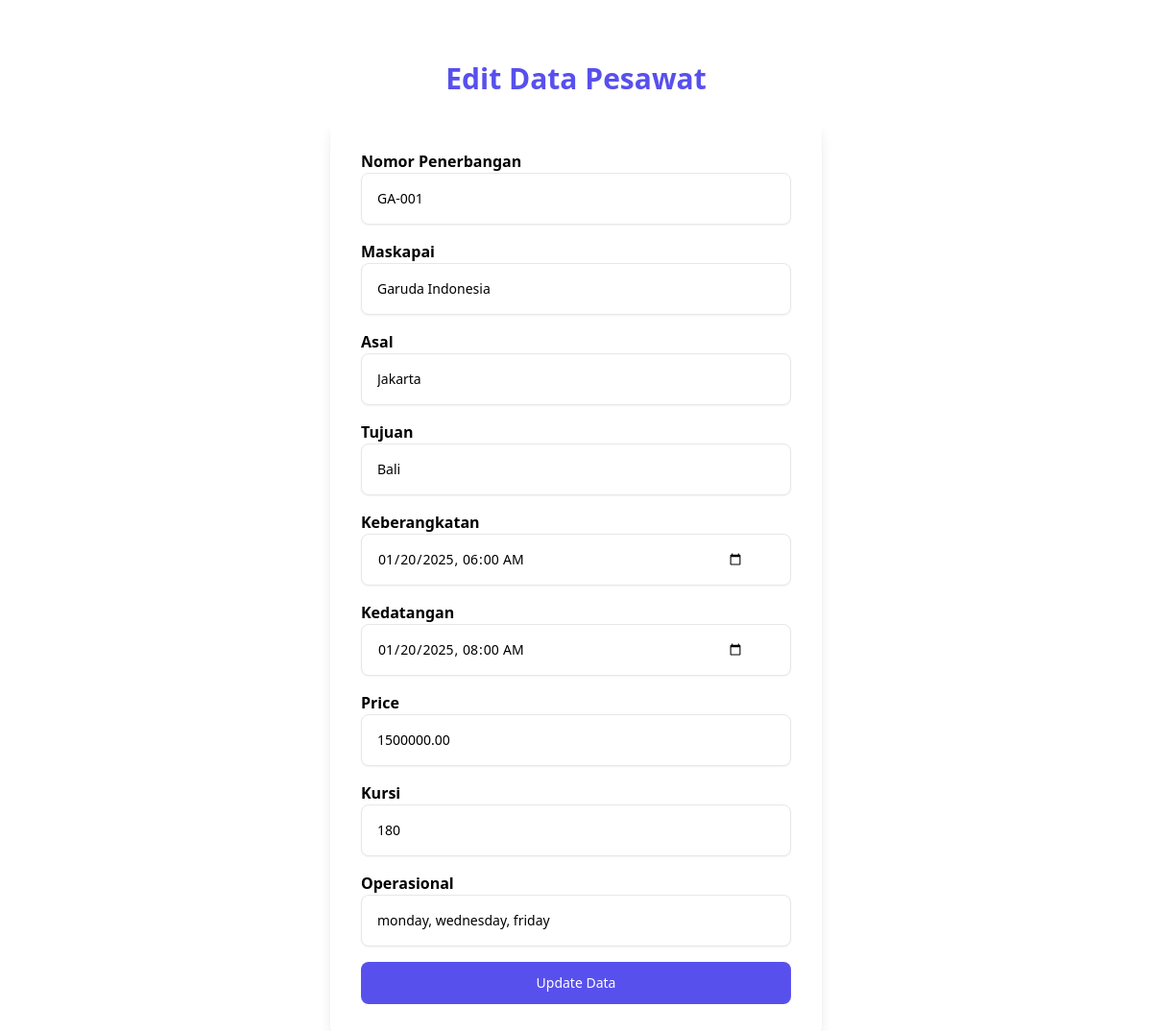
/src/views/admin/pesawat/edit.php?id=1 (signed in), run on an earlier commit of the app's database.
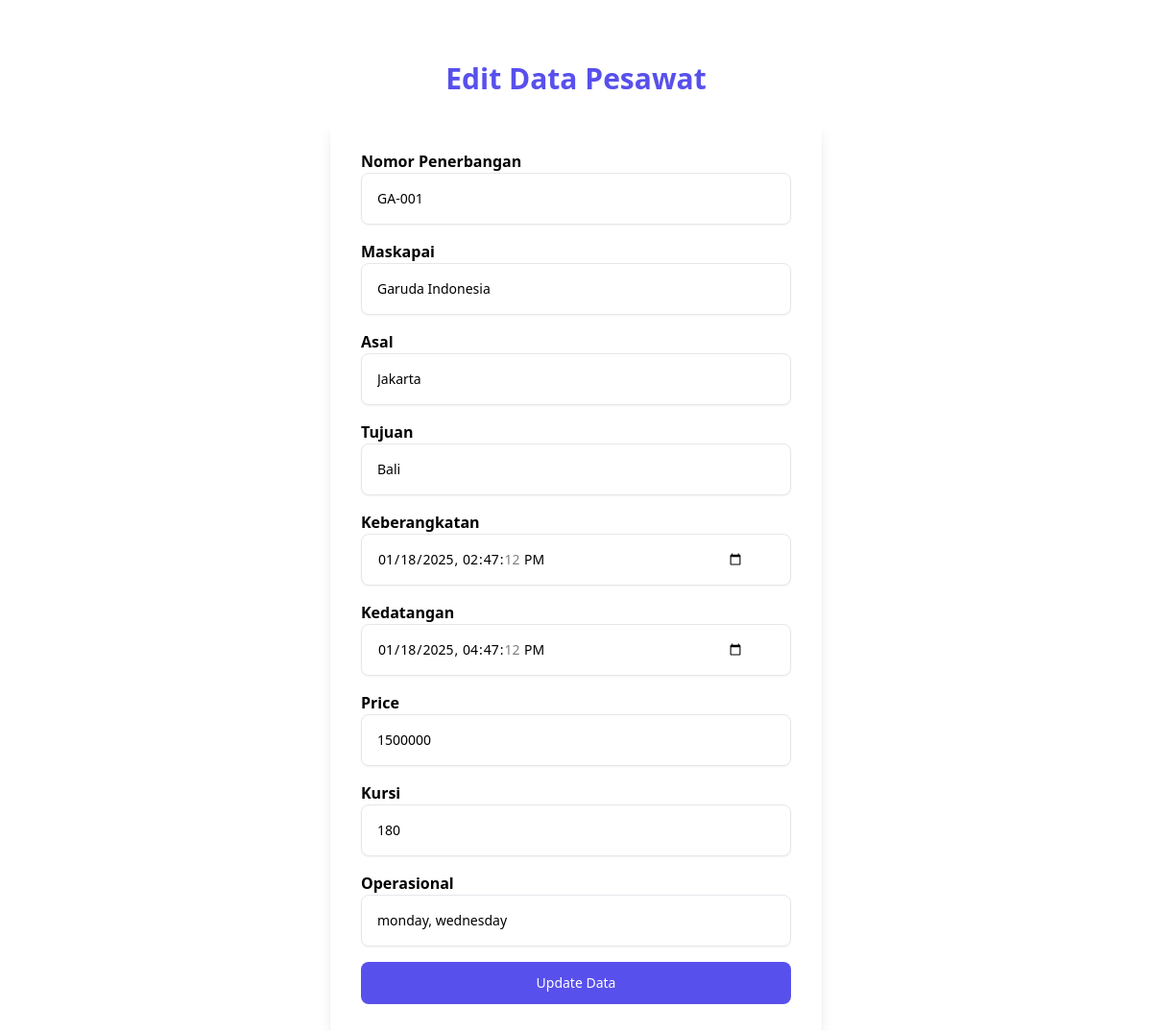
And on a later commit of the database.
### tables this page shows
CREATE TABLE `pesawat` (
  `id` int(11) NOT NULL,
  `nomor_penerbangan` varchar(50) NOT NULL,
  `maskapai` varchar(100) NOT NULL,
  `asal` varchar(100) NOT NULL,
  `tujuan` varchar(100) NOT NULL,
  `waktu_keberangkatan` datetime NOT NULL,
  `waktu_kedatangan` datetime NOT NULL,
  `price` int(255) NOT NULL,
  `kursi` int(11) NOT NULL,
  `operasional` longtext NOT NULL CHECK (json_valid(`operasional`))
);

### src/views/admin/pesawat/edit.php (the view, shortened to what this page needs)
<?php
include "../../../config/koneksi.php";
$getId = $_GET["id"];
$editPesawat = "SELECT * FROM pesawat WHERE id = '$getId'";
$resultPesawat = mysqli_query($conn, $editPesawat);
$dataPesawat = mysqli_fetch_array($resultPesawat, MYSQLI_NUM);
$jsonPesawat = json_decode($dataPesawat[9], true);
?>
<!DOCTYPE html>
<html lang="en">
<head>
  <link href="../../../assets/css/output.css" rel="stylesheet">
</head>
<body>
  <?php if (!isset($_POST['submit'])) { ?>
    <div class="mx-auto w-1/2 px-4 py-16 sm:px-6 lg:px-8">
      <div class="mx-auto max-w-lg">
        <h1 class="text-center text-2xl font-bold text-indigo-600 sm:text-3xl">Edit Data Pesawat</h1>
        <form method="POST" class="mb-0 mt-6 space-y-4 rounded-lg p-4 shadow-lg sm:p-6 lg:p-8">
          <div>
            <label for="nomor" class="font-semibold">Nomor Penerbangan</label>
            <div class="relative">
              <input
                type="text"
                name="nomor"
                class="w-full rounded-lg border-gray-200 p-4 pe-12 text-sm shadow-sm"
                value="<?php echo $dataPesawat[1] ?>"
                required="" />
            </div>
          </div>
          <div>
            <label for="maskapai" class="font-semibold">Maskapai</label>
            <div class="relative">
              <input
                type="text"
                name="maskapai"
                class="w-full rounded-lg border-gray-200 p-4 pe-12 text-sm shadow-sm"
                value="<?php echo $dataPesawat[2] ?>"
                required="" />
            </div>
          </div>
          <div>
            <label for="asal" class="font-semibold">Asal</label>
            <div class="relative">
              <input
                type="text"
                name="asal"
                class="w-full rounded-lg border-gray-200 p-4 pe-12 text-sm shadow-sm"
                value="<?php echo $dataPesawat[3] ?>"
                required="" />
            </div>
          </div>
          <div>
            <label for="tujuan" class="font-semibold">Tujuan</label>
            <div class="relative">
              <input
                type="text"
                name="tujuan"
                class="w-full rounded-lg border-gray-200 p-4 pe-12 text-sm shadow-sm"
                value="<?php echo $dataPesawat[4] ?>"
                required="" />
            </div>
          </div>
          <div>
            <label for="keberangakatan" class="font-semibold">Keberangkatan</label>
            <div class="relative">
              <input
                type="datetime-local"
                name="keberangkatan"
                class="w-full rounded-lg border-gray-200 p-4 pe-12 text-sm shadow-sm"
                value="<?php echo $dataPesawat[5] ?>"
                required="" />
            </div>
          </div>
          <div>
            <label for="kedatangan" class="font-semibold">Kedatangan</label>
            <div class="relative">
              <input
                type="datetime-local"
                name="kedatangan"
                class="w-full rounded-lg border-gray-200 p-4 pe-12 text-sm shadow-sm"
                value="<?php echo $dataPesawat[6] ?>"
                required="" />
            </div>
          </div>
          <div>
            <label for="price" class="font-semibold">Price</label>
            <div class="relative">
              <input
                type="number"
                name="price"
                class="w-full rounded-lg border-gray-200 p-4 pe-12 text-sm shadow-sm"
                value="<?php echo $dataPesawat[7] ?>"
                required="" />
            </div>
          </div>
          <div>
            <label for="kursi" class="font-semibold">Kursi</label>
            <div class="relative">
              <input
                type="number"
                name="kursi"
                class="w-full rounded-lg border-gray-200 p-4 pe-12 text-sm shadow-sm"
                value="<?php echo $dataPesawat[8] ?>"
                required="" />
            </div>
          </div>
          <div>
            <label for="operasional" class="font-semibold">Operasional</label>
            <div class="relative">
              <input
                type="text"
                name="operasional"
                class="w-full rounded-lg border-gray-200 p-4 pe-12 text-sm shadow-sm"
                value="<?php echo htmlspecialchars(implode(', ', $jsonPesawat)); ?>" />
            </div>
          </div>
          <button
            type="submit"
            name="submit"
            class="block w-full rounded-lg bg-indigo-600 px-5 py-3 text-sm font-medium text-white mt-4">
            Update Data
          </button>
        </form>
      </div>
    </div>
  <?php
  }
  ?>
</body>
</html>

What changed in the data, as far as the page shows it:
changed pesawat "GA-001": keberangkatan "01/20/2025 06:00" → "01/18/2025 14:47:12"; kedatangan "01/20/2025 08:00" → "01/18/2025 16:47:12"; price "1500000.00" → "1500000"; operasional "monday, wednesday, friday" → "monday, wednesday"
